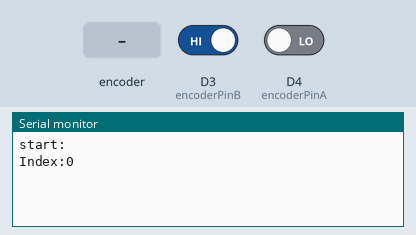
Simulated run of this sketch. Board: ESP8266 (NodeMCU). Parts: the last lines printed to the serial monitor. The test bench sets the inputs (shaded band); at power-on: D3 (encoderPinB) HIGH, D4 (encoderPinA) LOW.

Above: at 1.2 s.
1.3 s: rotary encoder on D4 (encoderPinA) / D3 (encoderPinB) turned 1 step (first pin leading)
At 2.5 s:
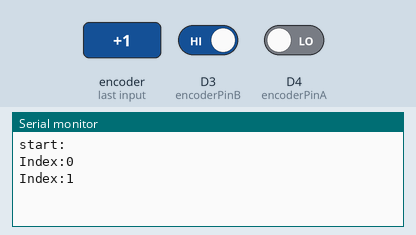
3.0 s: rotary encoder on D4 (encoderPinA) / D3 (encoderPinB) turned 1 step (first pin leading)
At 3.8 s:
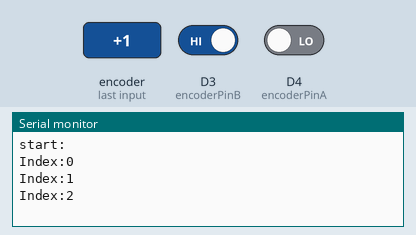

The sketch:

testrotary.ino
```cpp
// usually the rotary encoders three pins have the ground pin in the middle
enum PinAssignments {
  encoderPinA = D4,   // right
  encoderPinB = D3   // left
//  clearButton = D8    // another two pins
};

volatile unsigned int encoderPos = 0;  // a counter for the dial
unsigned int lastReportedPos = 1;   // change management
static boolean rotating=false;      // debounce management
static int clearButton = 15;
// interrupt service routine vars
boolean A_set = false;
boolean B_set = false;


void setup() {
  digitalWrite(clearButton, HIGH);

  pinMode(encoderPinA, INPUT);
  pinMode(encoderPinB, INPUT);
  pinMode(clearButton, INPUT);
 // turn on pullup resistors
  digitalWrite(encoderPinA, HIGH);
  digitalWrite(encoderPinB, HIGH);
  //digitalWrite(clearButton, HIGH);

// encoder pin on interrupt 0 (pin 2)
  attachInterrupt(D4, doEncoderA, CHANGE);
// encoder pin on interrupt 1 (pin 3)
  attachInterrupt(D3, doEncoderB, CHANGE);

  Serial.begin(115200);  // output
      Serial.println("start:");

}

// main loop, work is done by interrupt service routines, this one only prints stuff
void loop() {
  rotating = true;  // reset the debouncer

  if (lastReportedPos != encoderPos) {
    Serial.print("Index:");
    Serial.println(encoderPos, DEC);
    lastReportedPos = encoderPos;
  }
  /*if (digitalRead(clearButton) == LOW )  {
    encoderPos = 0;
        Serial.print("Index:");
    Serial.println(digitalRead(clearButton));
  }*/
}

// Interrupt on A changing state
void doEncoderA(){
  // debounce
  if ( rotating ) delay (1);  // wait a little until the bouncing is done

  // Test transition, did things really change?
  if( digitalRead(encoderPinA) != A_set ) {  // debounce once more
    A_set = !A_set;

    // adjust counter + if A leads B
    if ( A_set && !B_set )
      encoderPos += 1;

    rotating = false;  // no more debouncing until loop() hits again
  }
}

// Interrupt on B changing state, same as A above
void doEncoderB(){
  if ( rotating ) delay (1);
  if( digitalRead(encoderPinB) != B_set ) {
    B_set = !B_set;
    //  adjust counter - 1 if B leads A
    if( B_set && !A_set )
      encoderPos -= 1;

    rotating = false;
  }
}
```

Measured:
- after the input at 1.3 s, the serial monitor: prints a new line after 0.05 s (image 1)
- after the input at 3.0 s, the serial monitor: prints a new line after 0.05 s (image 2)
